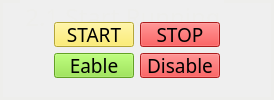
       <widget class="QGroupBox" name="groupBox_10">
        <property name="geometry">
         <rect>
          <x>12</x>
          <y>172</y>
          <width>274</width>
          <height>100</height>
         </rect>
        </property>
        <property name="minimumSize">
         <size>
          <width>274</width>
          <height>0</height>
         </size>
        </property>
        <property name="maximumSize">
         <size>
          <width>274</width>
          <height>100</height>
         </size>
        </property>
        <property name="font">
         <font>
          <family>Adobe 黑体 Std R</family>
          <pointsize>18</pointsize>
         </font>
        </property>
        <property name="styleSheet">
         <string notr="true">   QGroupBox {
	color: rgb(238, 238, 236);
	border-color: rgb(238, 238, 236);
            border-width: 3px;
            border-style: solid;
            margin-top: 2ex;
        }
        QGroupBox::title {
            subcontrol-origin: margin;
            subcontrol-position: top left;
            left: 20px;
            margin-left: 2px;
            padding: 0  0px;
        }</string>
        </property>
        <property name="title">
         <string>2.1 Start Running</string>
        </property>
        <layout class="QGridLayout" name="gridLayout_13">
         <item row="0" column="0">
          <layout class="QVBoxLayout" name="verticalLayout_9">
           <item>
            <layout class="QHBoxLayout" name="horizontalLayout_8">
             <item>
              <widget class="QPushButton" name="motorcontrol4_6">
               <property name="sizePolicy">
                <sizepolicy hsizetype="Minimum" vsizetype="Fixed">
                 <horstretch>130</horstretch>
                 <verstretch>35</verstretch>
                </sizepolicy>
               </property>
               <property name="minimumSize">
                <size>
                 <width>80</width>
                 <height>25</height>
                </size>
               </property>
               <property name="maximumSize">
                <size>
                 <width>80</width>
                 <height>25</height>
                </size>
               </property>
               <property name="font">
                <font>
                 <family>Adobe 黑体 Std R</family>
                 <pointsize>14</pointsize>
                 <weight>50</weight>
                 <italic>false</italic>
                 <bold>false</bold>
                </font>
               </property>
               <property name="focusPolicy">
                <enum>Qt::NoFocus</enum>
               </property>
               <property name="styleSheet">
                <string notr="true">background-color: rgb(252, 233, 79);</string>
               </property>
               <property name="text">
                <string>START</string>
               </property>
              </widget>
             </item>
             <item>
              <widget class="QPushButton" name="motorcontrol4_7">
               <property name="sizePolicy">
                <sizepolicy hsizetype="Minimum" vsizetype="Fixed">
                 <horstretch>130</horstretch>
                 <verstretch>35</verstretch>
                </sizepolicy>
               </property>
               <property name="minimumSize">
                <size>
                 <width>80</width>
                 <height>25</height>
                </size>
               </property>
               <property name="maximumSize">
                <size>
                 <width>80</width>
                 <height>25</height>
                </size>
               </property>
               <property name="font">
                <font>
                 <family>Adobe 黑体 Std R</family>
                 <pointsize>14</pointsize>
                 <weight>50</weight>
                 <italic>false</italic>
                 <bold>false</bold>
                </font>
               </property>
               <property name="focusPolicy">
                <enum>Qt::NoFocus</enum>
               </property>
               <property name="styleSheet">
                <string notr="true">background-color: rgb(114, 159, 207);
background-color: rgb(239, 41, 41);</string>
               </property>
               <property name="text">
                <string>STOP</string>
               </property>
               <property name="shortcut">
                <string>Return</string>
               </property>
              </widget>
             </item>
            </layout>
           </item>
           <item>
            <layout class="QHBoxLayout" name="horizontalLayout_7">
             <item>
              <widget class="QPushButton" name="motorcontrol4_5">
               <property name="sizePolicy">
                <sizepolicy hsizetype="Minimum" vsizetype="Fixed">
                 <horstretch>130</horstretch>
                 <verstretch>35</verstretch>
                </sizepolicy>
               </property>
               <property name="minimumSize">
                <size>
                 <width>80</width>
                 <height>25</height>
                </size>
               </property>
               <property name="maximumSize">
                <size>
                 <width>80</width>
                 <height>25</height>
                </size>
               </property>
               <property name="font">
                <font>
                 <family>Adobe 黑体 Std R</family>
                 <pointsize>14</pointsize>
                 <weight>50</weight>
                 <italic>false</italic>
                 <bold>false</bold>
                </font>
               </property>
               <property name="focusPolicy">
                <enum>Qt::NoFocus</enum>
               </property>
               <property name="styleSheet">
                <string notr="true">background-color: rgb(114, 159, 207);
background-color: rgb(138, 226, 52);</string>
               </property>
               <property name="text">
                <string>Eable</string>
               </property>
              </widget>
             </item>
             <item>
              <widget class="QPushButton" name="motorcontrol4_4">
               <property name="sizePolicy">
                <sizepolicy hsizetype="Minimum" vsizetype="Fixed">
                 <horstretch>130</horstretch>
                 <verstretch>35</verstretch>
                </sizepolicy>
               </property>
               <property name="minimumSize">
                <size>
                 <width>80</width>
                 <height>25</height>
                </size>
               </property>
               <property name="maximumSize">
                <size>
                 <width>80</width>
                 <height>25</height>
                </size>
               </property>
               <property name="font">
                <font>
                 <family>Adobe 黑体 Std R</family>
                 <pointsize>14</pointsize>
                 <weight>50</weight>
                 <italic>false</italic>
                 <bold>false</bold>
                </font>
               </property>
               <property name="focusPolicy">
                <enum>Qt::NoFocus</enum>
               </property>
               <property name="styleSheet">
                <string notr="true">background-color: rgb(114, 159, 207);
background-color: rgb(239, 41, 41);</string>
               </property>
               <property name="text">
                <string>Disable</string>
               </property>
              </widget>
             </item>
            </layout>
           </item>
          </layout>
         </item>
        </layout>
       </widget>
